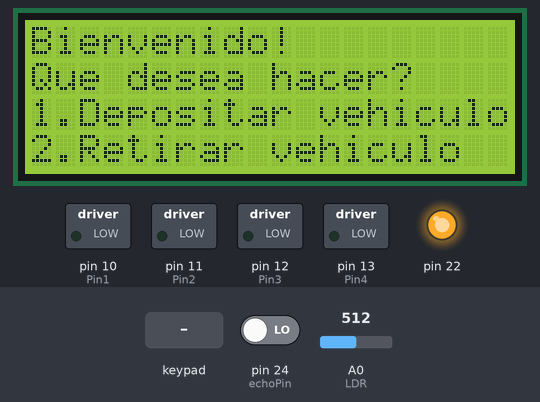
Simulated run of this sketch. Board: Arduino Mega 2560, built with avr-gcc and run on an emulated ATmega2560. Parts: 20×4 character LCD, switched loads named in the sketch (green lamp = pin HIGH), output pins drawn as LEDs (lit = HIGH). Inputs (shaded band) come from the test bench; at power-on: A0 (LDR) = 512, pin 24 (echoPin) LOW. Random numbers use the default seed unless the sketch sets one; pins used as bus, display or sensor lines are not drawn; what the sketch prints to the serial monitor is not drawn.

Above: at 1.3 s.
1.4 s: key '1' pressed
At 3.5 s:
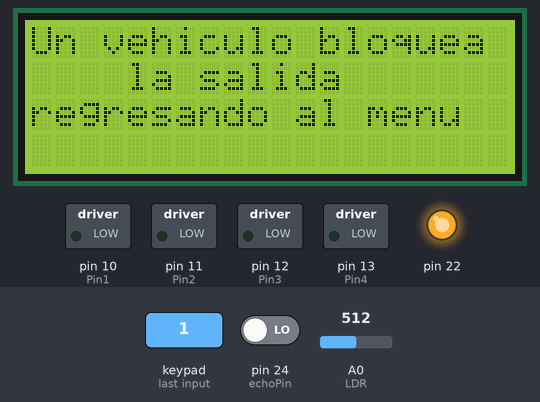
5.7 s: key '2' pressed
At 7.0 s:
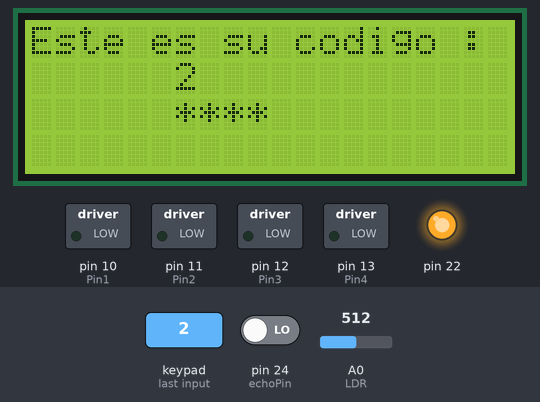
7.9 s: A0 (LDR) set to 489
At 9.3 s:
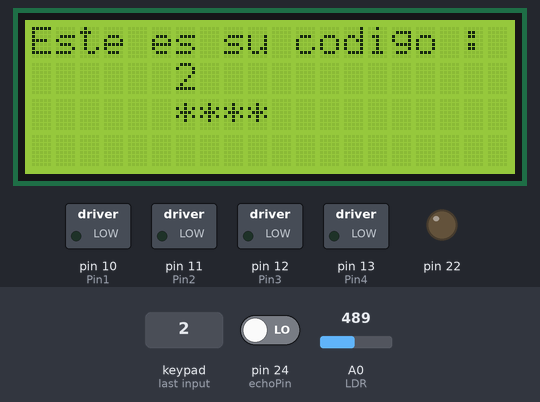
10.1 s: keypad keys 1 3 9 7 pressed 0.4 s apart
At 12.2 s:
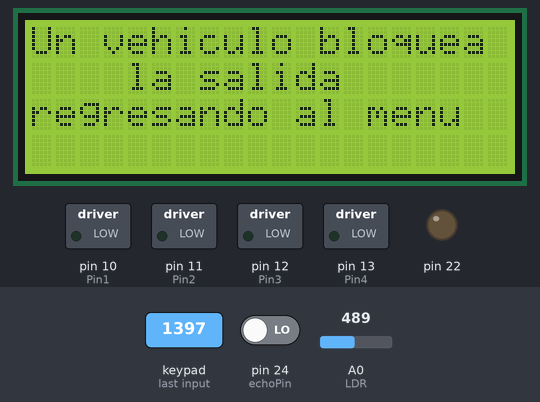
15.3 s: A0 (LDR) set to 511
At 17.2 s:
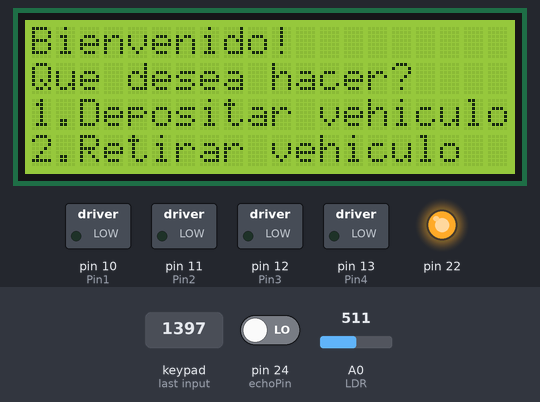
17.5 s: A0 (LDR) set to 306
At 19.1 s:
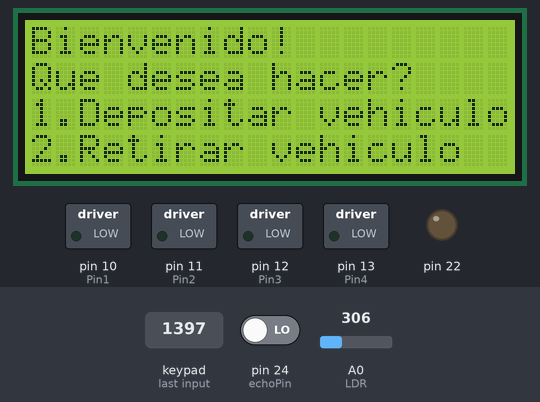
Timing chart, 0 to 20.6 s (numbered marks = the images above; inputs shaded):
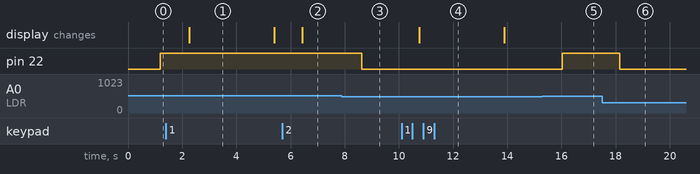

Measured:
- the behaviour switches between 500 and 499 on A0 (LDR) (found by bisection; images 2 and 3)
- after the input at 1.4 s, the display: changes after 0.86 s (image 1)
- after the input at 5.7 s, the display: changes after 0.74 s (image 2)
- after the input at 7.9 s, pin 22: HIGH → LOW after 0.73 s
- after the input at 10.1 s, the display: changes after 0.66 s (image 4)
- after the input at 15.3 s, pin 22: LOW → HIGH after 0.73 s
- after the input at 17.5 s, pin 22: HIGH → LOW after 0.66 s

The sketch:

el_mio.ino
```cpp
#include <Wire.h>
#include <LiquidCrystal_I2C.h>
#include <Keypad.h>

// motor
int Pin1 = 10;
int Pin2 = 11;
int Pin3 = 12;
int Pin4 = 13;
int _step = 0;
boolean dir = true;// false=clockwise, true=counter clockwise

int referencia = 20;
int count = 0; // counter for running time
int runTime = 0;// the time motor will run

//ldr

int LDR = 0;     //analog pin to which LDR is connected, here we set it to 0 so it means A0
int LDRValue = 0;      //that’s a variable to store LDR values
int light_sensitivity = 500;    //This is the approx value of light surrounding your LDR

//ultrasonic

const int trigPin = 23;
const int echoPin = 24;
long duration;
int distanceCm;
int contar=0;

//codigo

int randomInt = 0;
int previousRandomInt = 0;

//teclado
LiquidCrystal_I2C lcd(0x27, 2, 1, 0, 4, 5, 6, 7, 3, POSITIVE);

const byte ROWS = 4;
const byte COLS = 4;
char keys[ROWS][COLS] = {
 {'1','2','3','A'},
 {'4','5','6','B'},
 {'7','8','9','C'},
 {'*','0','#','D'}
};
byte rowPins[ROWS] = {9,8,7,6}; //Filas(pines del 9 al 6)
byte colPins[COLS] = {5,4,3,2}; //Columnas (pines del 5 al)
Keypad keypad = Keypad( makeKeymap(keys), rowPins, colPins, ROWS, COLS );

//screen

void(*resetFunc) (void)=0;

//menu
void menu(){
    lcd.clear();
  lcd.setCursor(0,0);
  lcd.print("Bienvenido!");
  lcd.setCursor(0,1);
  lcd.print("Que desea hacer?");
  lcd.setCursor(0,2);
  lcd.print("1.Depositar vehiculo");
  lcd.setCursor(0,3);
  lcd.print("2.Retirar vehiculo");
}

 void screen(){
  char key = keypad.getKey();
/////////////////////////////////////////Boton 1
if(key) {
switch (key)
case '1':
{
    char key = keypad.getKey(); //storing pressed key value in a char
  if (key != NO_KEY)
{
      lcd.setCursor(4,1);
      lcd.print(key); //showing pressed character on LCD

  }
  lcd.clear();
  lcd.setCursor(0,0);
  lcd.print("Ingrese su codigo:");

break;
}
}
/////////////////////////////////////////Boton 2
if(key) {
switch (key)
{
case '2'://Cuando key "2" es oprimida...
  lcd.clear();
  lcd.setCursor(0,0);
  lcd.print("Este es su codigo :");
  lcd.setCursor(6,1);
  lcd.print("codigo");
  lcd.setCursor(6,2);
  lcd.print("****");
break;
}
}

}

  void screen1(){
  char key = keypad.getKey();
/////////////////////////////////////////Boton 1
if(key) {
switch (key)
case '1':
{
  lcd.clear();
  lcd.setCursor(0,0);
  lcd.print("Un vehiculo bloquea ");
  lcd.setCursor(4,1);
  lcd.print("la salida");
  lcd.setCursor(0,2);
  lcd.print("regresando al menu");
  delay(3000);
  resetFunc();
break;
}
}
/////////////////////////////////////////Boton 2
if(key) {
switch (key)
{
case '2'://Cuando key "2" es oprimida...
  lcd.clear();
  lcd.setCursor(0,0);
  lcd.print("Este es su codigo :");
  lcd.setCursor(6,1);
  lcd.print(key);
  lcd.setCursor(6,2);
  lcd.print("****");
break;
}
}

}
//separación


void setup()
{
  //lcd
    lcd.begin(20,4);


  // motor
  pinMode(Pin1, OUTPUT);
  pinMode(Pin2, OUTPUT);
  pinMode(Pin3, OUTPUT);
  pinMode(Pin4, OUTPUT);

  //ldr

  Serial.begin(9600);
  pinMode(22, OUTPUT);

  //ultrasonic

  Serial.begin(9600);
  pinMode(trigPin, OUTPUT);
  pinMode(echoPin, INPUT);


  //codigo
  Serial.begin(9600);
  randomInt = random(10000, 99999);

 //force
 menu();
}
void loop()
{
// ultrasonic
digitalWrite(trigPin, LOW);
delayMicroseconds(500000);
digitalWrite(trigPin, HIGH);
delayMicroseconds(500000);
digitalWrite(trigPin, LOW);
duration = pulseIn(echoPin, HIGH);
distanceCm =  (duration / 2) / 29;
if (distanceCm<=referencia){
 screen1();
  }
if(distanceCm>referencia){
  screen();
  }
 LDRValue = analogRead(LDR);      //reads the ldr’s value through LDR
Serial.println(LDRValue);
delay(50);        //This is the speed by which LDR sends value to arduino

if (LDRValue < light_sensitivity)
{
  digitalWrite(22, LOW);
  Serial.println("No hay carro");
}
else
{
  digitalWrite(22, HIGH);
  Serial.println("Hay carro");
}
}
  // motor
// this subroutine stops the motor
  void stop_motor() {
    digitalWrite(Pin1, LOW);
    digitalWrite(Pin2, LOW);
    digitalWrite(Pin3, LOW);
    digitalWrite(Pin4, LOW);
  }

void motorcontrol () {
  switch (_step) {
   case 0:
  if (count < runTime)
  {
    digitalWrite(Pin1, LOW);
    digitalWrite(Pin2, LOW);
    digitalWrite(Pin3, LOW);
    digitalWrite(Pin4, HIGH);
  } else {
    stop_motor();
  }
  break;
case 1:
  if (count < runTime)
  {
    digitalWrite(Pin1, LOW);
    digitalWrite(Pin2, LOW);
    digitalWrite(Pin3, HIGH);
    digitalWrite(Pin4, HIGH);
  } else {
    stop_motor();
  }
  break;
case 2:
  if (count < runTime)
  {
    digitalWrite(Pin1, LOW);
    digitalWrite(Pin2, LOW);
    digitalWrite(Pin3, HIGH);
    digitalWrite(Pin4, LOW);
  } else {
    stop_motor();
  }
  break;
case 3:
  if (count < runTime)
  {
    digitalWrite(Pin1, LOW);
    digitalWrite(Pin2, HIGH);
    digitalWrite(Pin3, HIGH);
    digitalWrite(Pin4, LOW);
  } else {
    stop_motor();
  }
  break;
case 4:
  if (count < runTime)
  {
    digitalWrite(Pin1, LOW);
    digitalWrite(Pin2, HIGH);
    digitalWrite(Pin3, LOW);
    digitalWrite(Pin4, LOW);
  } else {
    stop_motor();
  }
  break;
case 5:
  if (count < runTime)
  {
    digitalWrite(Pin1, HIGH);
    digitalWrite(Pin2, HIGH);
    digitalWrite(Pin3, LOW);
    digitalWrite(Pin4, LOW);
  } else {
    stop_motor();
  }
  break;
case 6:
  if (count < runTime)
  {
    digitalWrite(Pin1, HIGH);
    digitalWrite(Pin2, LOW);
    digitalWrite(Pin3, LOW);
    digitalWrite(Pin4, LOW);
  } else {
    stop_motor();
  }
  break;
case 7:
  if (count < runTime)
  {
    digitalWrite(Pin1, HIGH);
    digitalWrite(Pin2, LOW);
    digitalWrite(Pin3, LOW);
    digitalWrite(Pin4, HIGH);
  } else {
    stop_motor();
  }
  break;
case 8:
  if (count < runTime)
  {
    digitalWrite(Pin1, HIGH);
    digitalWrite(Pin2, HIGH);
    digitalWrite(Pin3, HIGH);
    digitalWrite(Pin4, HIGH);
  } else {
    stop_motor();
  }
  break;
default:
  stop_motor();// stop the motor
  break;
}
if (dir) {
  _step++;
} else {
  _step--;
}
if (_step > 7) {
  _step = 0;
}
if (_step < 0) {
  _step = 7;
}
delay(1);

// check if the counter has reached run time
if (count < runTime) {
  +   count++;//increment count
}
 else {
  stop_motor();
 }
}

//random
void codigo() {
  while (randomInt == previousRandomInt)
    //Create a random number and assign it to the randomInt variable.
    randomInt = random(0, 10); //When a consecutive random number has been identified, indicate it.
  Serial.println();
  //close while statement
  previousRandomInt = randomInt;
  Serial.print(randomInt);
}
```
